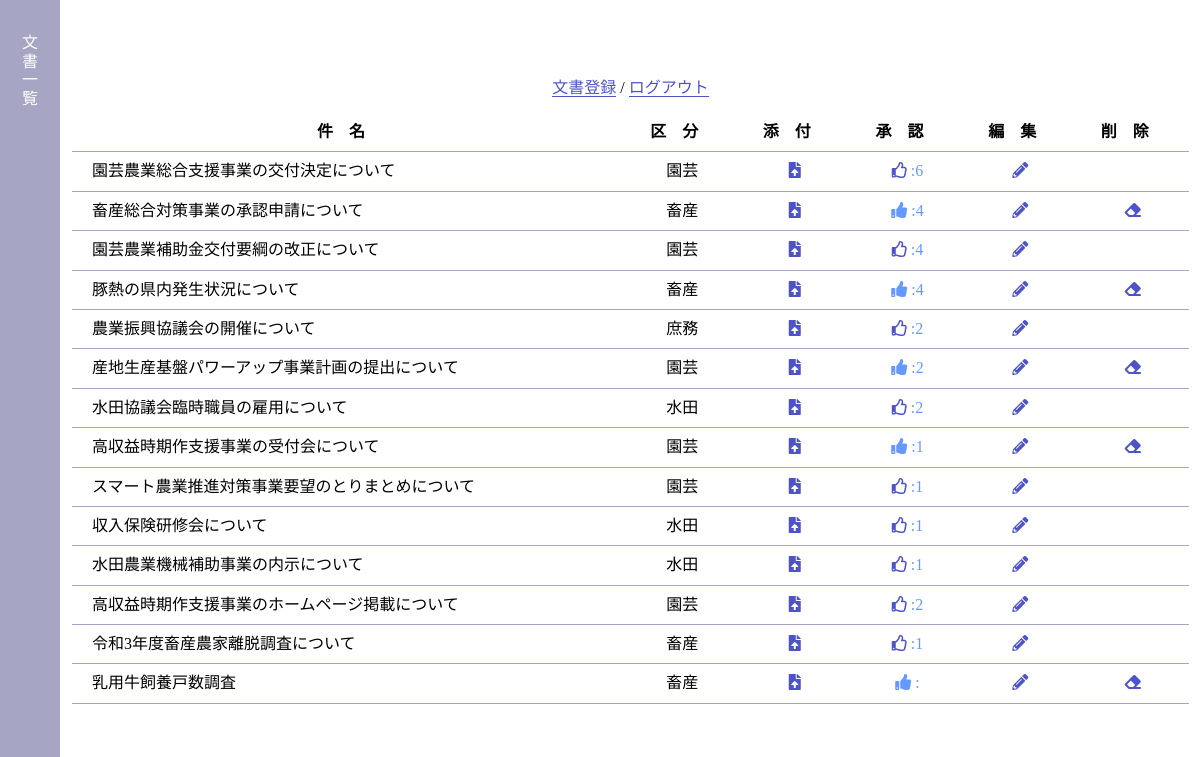
Page /filemgmt/doc_read.php (signed in) on the committed database.
### tables this page shows
CREATE TABLE `document_table` (
  `id` int(12) NOT NULL,
  `doc_title` varchar(200) NOT NULL,
  `doc_contents` varchar(400) NOT NULL,
  `upfile` varchar(200) DEFAULT NULL,
  `created_at` datetime NOT NULL,
  `updated_at` datetime NOT NULL,
  `created_by` int(12) NOT NULL,
  `updated_by` int(12) NOT NULL
);

### filemgmt/doc_read.php (the view, shortened to what this page needs)
<?php
$pdo = connect_to_db();
$user_id = $_SESSION["id"];
$sql = "SELECT * FROM document_table
        LEFT OUTER JOIN (SELECT doc_id, COUNT(id) AS cnt
        FROM approval_table GROUP BY doc_id) AS cnt_group
        ON document_table.id = cnt_group.doc_id";
$stmt = $pdo->prepare($sql);
$status = $stmt->execute();
if ($status == false) {
  $error = $stmt->errorInfo();
  echo json_encode(["error_msg" => "{$error[2]}"]);
  exit();
} else {
  $result = $stmt->fetchAll(PDO::FETCH_ASSOC);
  $output = "";
  foreach ($result as $record) {
    $sql_appr = "SELECT doc_id,
    GROUP_CONCAT(CONCAT(username) SEPARATOR ', ') AS approver
    FROM (approval_table LEFT OUTER JOIN users_table
    ON approval_table.user_id = users_table.id) GROUP BY doc_id";
    $stmt_appr = $pdo->prepare($sql_appr);
    $status_appr = $stmt_appr->execute();
    if ($status_appr == false) {
      $error = $stmt_appr->errorInfo();
      echo json_encode(["error_msg" => "{$error[2]}"]);
      exit();
    } else {
      $result_appr = $stmt_appr->fetchAll(PDO::FETCH_ASSOC);
      $result_appr2 = array_unique($result_appr);
      foreach ($result_appr2 as $record_appr) {
        if ($user_id == $record["created_by"]) {
          $output .= "<tr>";
          $output .= "<td class='title'>{$record["doc_title"]}</td>";
          $output .= "<td>{$record["doc_contents"]}</td>";
          $output .= "<td><a href='../filemgmt/file_upform.php?id={$record["id"]}' class='icon'><i class='fas fa-file-upload'></i></a></td>";
          $output .= "<td><div class='tooltip'>
          <span class='tooltip-text'>承認者: {$record_appr["approver"]}</span>
          <span><i class='fas fa-thumbs-up'></i> :{$record["cnt"]}</span></div></td>";
          $output .= "<td><a href='../filemgmt/doc_edit.php?id={$record["id"]}' class='icon'><i class='fas fa-pencil-alt'></i></a></td>";
          $output .= "<td><a href='../filemgmt/doc_delete.php?id={$record["id"]}' class='icon' onclick='return confirm_del();'><i class='fas fa-eraser'></i></a></td>";
          $output .= "</tr>";
        } else {
          $output .= "<tr>";
          $output .= "<td class='title'>{$record["doc_title"]}</td>";
          $output .= "<td>{$record["doc_contents"]}</td>";
          $output .= "<td><a href='../filemgmt/file_upform.php?id={$record["id"]}' class='icon'><i class='fas fa-file-upload'></i></a></td>";
          $output .= "<td><div class='tooltip'>
          <span class='tooltip-text'>承認者: {$record_appr["approver"]}</span>
          <a href='../filemgmt/approval_create.php?user_id={$user_id}&doc_id={$record["id"]}' class='icon'><i class='far fa-thumbs-up'></i></a>
          <span> :{$record["cnt"]}</span>
          </div></td>";
          $output .= "<td><a href='../filemgmt/doc_edit.php?id={$record["id"]}' class='icon'><i class='fas fa-pencil-alt'></i></a></td>";
          $output .= "<td></td></tr>";
        }
      }
    }
  }
}
?>
<!DOCTYPE html>
<html lang="ja">
<head>
  <link rel="stylesheet" href="../css/normalize.css">
  <link rel="stylesheet" href="../css/filemgmt.css">
  <link href="https://use.fontawesome.com/releases/v5.6.1/css/all.css" rel="stylesheet">
</head>
<body class="read">
  <div class="wrap">
    <div class="sideNav_read">
      &emsp;<br>文<br>書<br>一<br>覧<br>
    </div>
    <div class="content">
      <fieldset>
        <div>
          <a href="../filemgmt/doc_input.php" class="link">文書登録</a> / <a href="../login/logout.php" class="link">ログアウト</a>
        </div>
        <div>
          <table>
            <thead>
              <tr>
                <th>件名</th>
                <th>区分</th>
                <th>添付</th>
                <th>承認</th>
                <th>編集</th>
                <th>削除</th>
              </tr>
            </thead>
            <tbody class="tbody_read">
              <?= $output ?>
            </tbody>
          </table>
        </div>
      </fieldset>
    </div>
  </div>
</body>
</html>

### css/filemgmt.css (style rules this page uses)
body.read { background-color: #a6a5c4; }
.wrap { margin-top: 0; width: 100%; display: flex; align-items: flex-start; }
.sideNav_read { width: 5vw; background-color: #a6a5c4; color: #fff; text-align: center; }
.content { margin-top: 0; width: 95vw; min-height: 100vh; background-color: #fff; }
fieldset { width: 98%; margin: 5% auto; text-align: center; border-radius: 10px; border: none; background-color: rgba(255, 255, 255, .9); position: relative; z-index: 100; }
div { margin-top: 1em; }
a.link { color: #4e54c8; text-decoration: none; border-bottom: 1px solid #4e54c8; }
a.icon { text-decoration: none; color: #4e54c8; }
span { color: #6699FF; }
div.tooltip { margin: auto; position: relative; cursor: pointer; }

### filemgmt/doc_read.php (style rules this page uses)
table { width: 100%; margin: auto auto 1em; text-align: left; border-collapse: collapse; border: 1px; }
th { text-align: center; padding: 10px; border-bottom: 1px solid #a6a5c4; letter-spacing: 1em; }
td { padding: 10px; text-align: center; border-bottom: 1px solid #a6a5c4; }
td.title { text-align: left; padding-left: 20px; }

### rows in the picture
document_table: doc_title "園芸農業総合支援事業の交付決定について", doc_contents "園芸"
document_table: doc_title "畜産総合対策事業の承認申請について", doc_contents "畜産", created_by 1 (drawn)
document_table: doc_title "園芸農業補助金交付要綱の改正について", doc_contents "園芸"
document_table: doc_title "豚熱の県内発生状況について", doc_contents "畜産", created_by 1 (drawn)
document_table: doc_title "農業振興協議会の開催について", doc_contents "庶務"
document_table: doc_title "産地生産基盤パワーアップ事業計画の提出について", doc_contents "園芸", created_by 1 (drawn)
document_table: doc_title "水田協議会臨時職員の雇用について", doc_contents "水田"
document_table: doc_title "高収益時期作支援事業の受付会について", doc_contents "園芸", created_by 1 (drawn)
document_table: doc_title "スマート農業推進対策事業要望のとりまとめについて", doc_contents "園芸"
document_table: doc_title "収入保険研修会について", doc_contents "水田"
document_table: doc_title "水田農業機械補助事業の内示について", doc_contents "水田"
document_table: doc_title "高収益時期作支援事業のホームページ掲載について", doc_contents "園芸"
document_table: doc_title "令和3年度畜産農家離脱調査について", doc_contents "畜産"
document_table: doc_title "乳用牛飼養戸数調査", doc_contents "畜産", created_by 1 (drawn)

### other values in the picture
$record["cnt"] "6"
$record["cnt"] "4"
$record["cnt"] "2"
$record["cnt"] "1"
